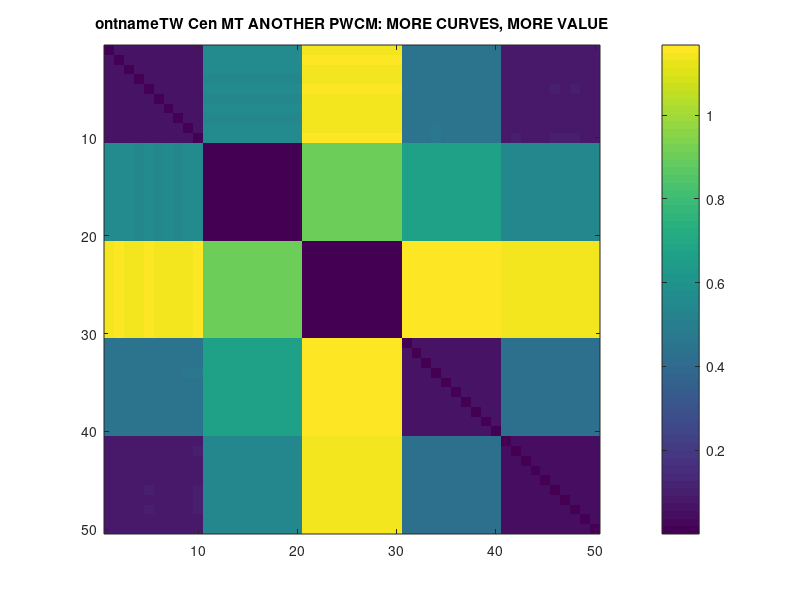

The MATLAB source for this figure: (Note: this script raises an error after producing the figure.)
function ShapeAnalysisThurs1_Sol
t=0:0.01:5;
CubR=[t; t.^(1/3)];
E1=[t; exp(t)];
E2=[t; exp(t.^2)];
Sine2=[t; sin(2*t)];
X=[t;t];
TrnData=zeros(2,length(t),50);
for i=1:50
if i<=10
TrnData(:,:,i)=CubR;
elseif i>10 && i<=20
TrnData(:,:,i)=E1;
elseif i>20 && i<=30
TrnData(:,:,i)=E2;
elseif i>30 && i<=40
TrnData(:,:,i)=Sine2;
else
TrnData(:,:,i)=X;
end
end
%--------------------------------------------------------------------------
%DATA SETUP AND GENERATION. PRACTICE PROBLEM BEGINS BELOW
%DRIVER
for i=1:50
TrnData(:,:,i)=GenNoise(TrnData(:,:,i));
TrnData(:,:,i)=Preprocess(TrnData(:,:,i));
end
PWCM=zeros(50,50);
for n1=1:50
for n2=1:50
PWCM(n1,n2)=DistanceCalc(TrnData(:,:,n1),TrnData(:,:,n2));
end
end
figure
imagesc(PWCM) ; hold on ;
colorbar;
title("\fontname{TW Cen MT} ANOTHER PWCM: MORE CURVES, MORE VALUE")
subtitle("\fontname{TW Cen MT} PRICE: $2999.99",'FontWeight','bold')
end
%FUNCTIONS
function [nC]=GenNoise(C)
for n=1:length(C(1,:,:))
nC(1,n,:)=C(1,n,:)+randn()*0.05;
nC(2,n,:)=C(2,n,:)+randn()*0.05;
end
end

function [pC]=Preprocess(C)
[M]=mean(C,2);
centerC=C-M;
pC=centerC/norm(centerC,'fro');
end

function [D]=DistanceCalc(Cv1,Cv2)
A=Cv1*Cv2';
[U,~,V]=svd(A);
if det(U*V')>0
D=norm(Cv1-(U*V')*Cv2,'fro');
else
D=norm(Cv1-(U*[1 0; 0 -1]*V')*Cv2,'fro');
end
end